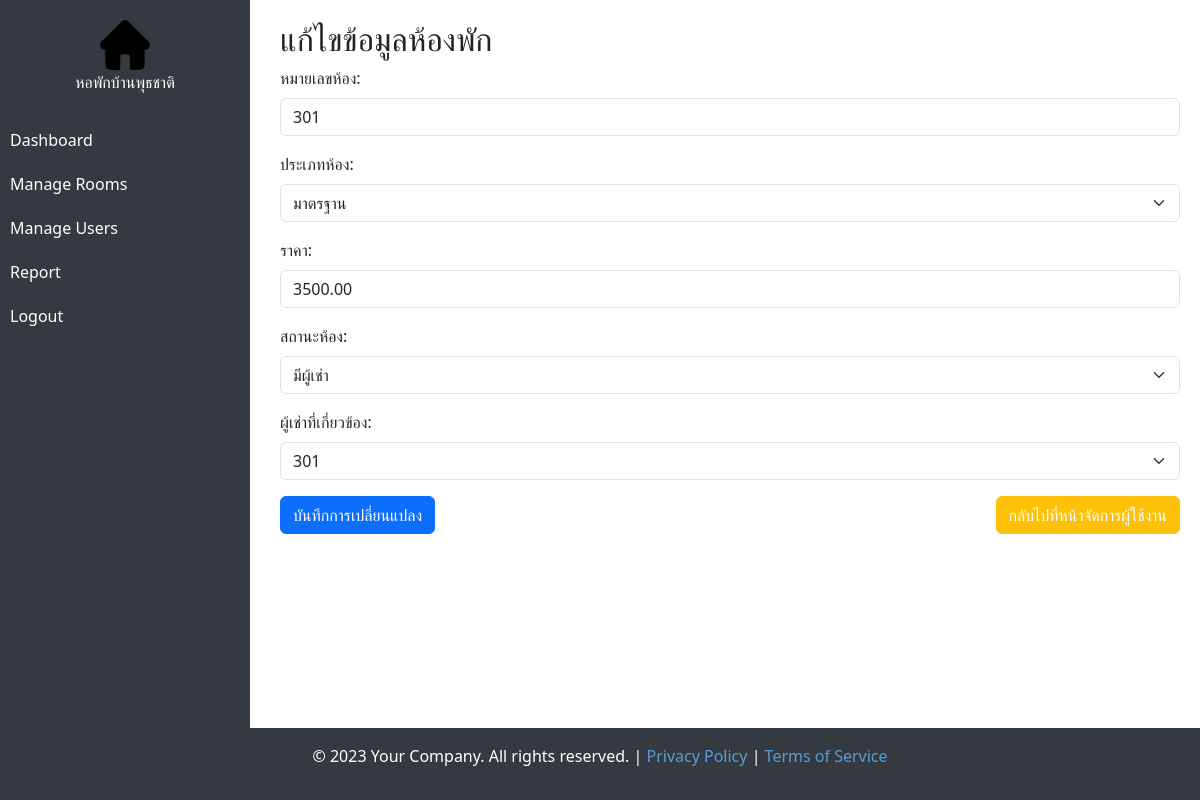
Page /admin/edit_room.php?id=1 (signed in) on the earlier database version.
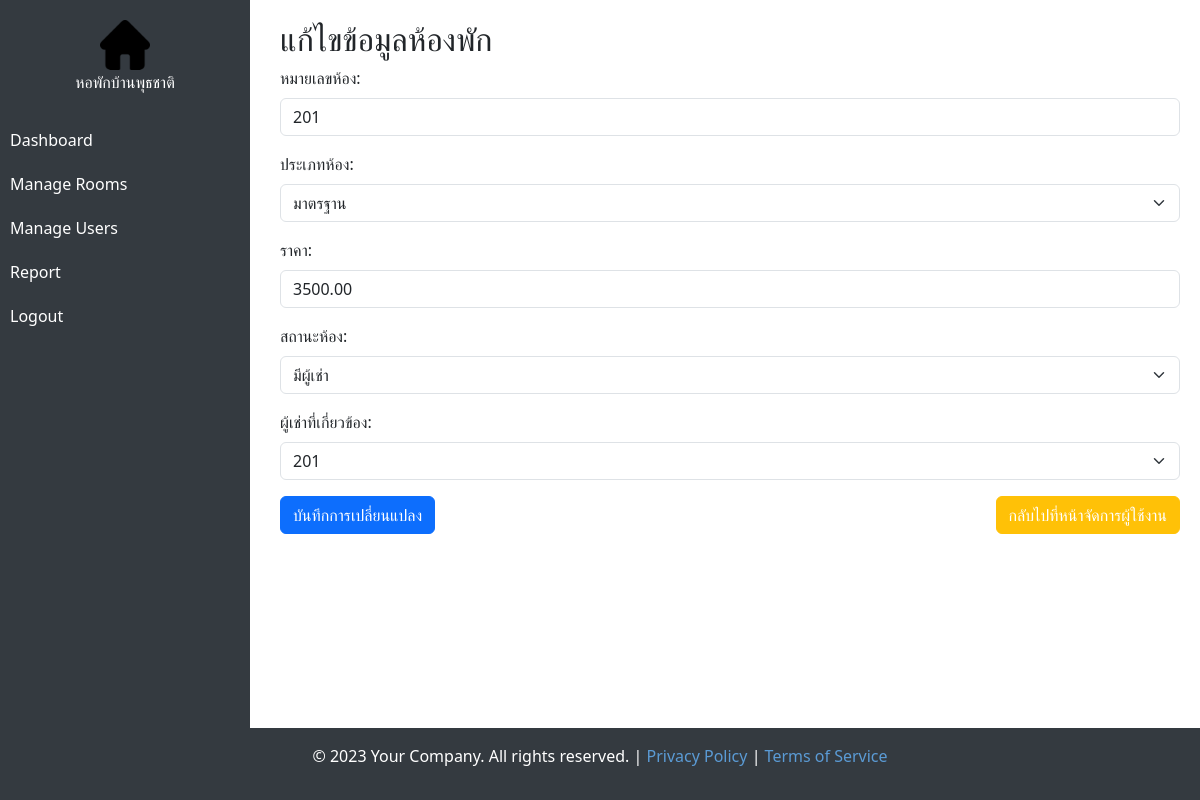
Same page on the later database version.
### tables this page shows
CREATE TABLE `rooms` (
  `id` int(11) NOT NULL,
  `room_number` varchar(10) NOT NULL,
  `type` enum('standard','deluxe','vip') NOT NULL,
  `price` decimal(10,2) NOT NULL,
  `status` enum('available','reserved','occupied') DEFAULT 'available',
  `tenant_id` int(11) DEFAULT NULL
);

CREATE TABLE `users` (
  `id` int(11) NOT NULL,
  `username` varchar(50) NOT NULL,
  `password` varchar(255) NOT NULL,
  `role` enum('admin','owner','staff','tenant') NOT NULL,
  `full_name` varchar(100) NOT NULL,
  `phone` varchar(20) DEFAULT NULL,
  `email` varchar(100) DEFAULT NULL,
  `created_at` timestamp NOT NULL DEFAULT current_timestamp()
);

### admin/edit_room.php (the view, shortened to what this page needs)
<?php
include("../config/database.php");
$room_id = $_GET['id'];
$stmt = $conn->prepare("SELECT * FROM rooms WHERE id = ?");
$stmt->bind_param("i", $room_id);
$stmt->execute();
$result = $stmt->get_result();
$room = $result->fetch_assoc();
$user_query = $conn->query("SELECT id, username FROM users WHERE role = 'tenant'");
$users = $user_query->fetch_all(MYSQLI_ASSOC);
?>
<!DOCTYPE html>
<html lang="th">
<head>
    <link href="https://cdn.jsdelivr.net/npm/bootstrap@5.3.0/dist/css/bootstrap.min.css" rel="stylesheet">
</head>
<body>
    <div class="sidebar">
        <img src="../assets/images/home.png" alt="Logo" width="50">
        <center>หอพักบ้านพุธชาติ</center>
        <br>
        <a href="dashboard.php">Dashboard</a>
        <a href="manage_rooms.php">Manage Rooms</a>
        <a href="manage_users.php">Manage Users</a>
        <a href="reports.php">Report</a>
        <a href="../public/logout.php">Logout</a>
    </div>
    <div class="content">
        <h2>แก้ไขข้อมูลห้องพัก</h2>
        <form method="post" class="mb-4">
            <div class="mb-3">
                <label for="room_number" class="form-label">หมายเลขห้อง:</label>
                <input type="text" name="room_number" id="room_number" class="form-control" value="<?= $room['room_number'] ?>" required readonly>
            </div>
            <div class="mb-3">
                <label for="type" class="form-label">ประเภทห้อง:</label>
                <select name="type" id="type" class="form-select" required>
                    <option value="standard" <?= $room['type'] == 'standard' ? 'selected' : '' ?>>มาตรฐาน</option>
                </select>
            </div>
            <div class="mb-3">
                <label for="price" class="form-label">ราคา:</label>
                <input type="number" step="0.01" name="price" id="price" class="form-control" value="<?= $room['price'] ?>" required>
            </div>
            <div class="mb-3">
                <label for="status" class="form-label">สถานะห้อง:</label>
                <select name="status" id="status" class="form-select" required>
                    <option value="occupied" <?= $room['status'] == 'occupied' ? 'selected' : '' ?>>มีผู้เช่า</option>
                </select>
            </div>
            <div class="mb-3">
                <label for="tenant_id" class="form-label">ผู้เช่าที่เกี่ยวข้อง:</label>
                <select name="tenant_id" id="tenant_id" class="form-select">
                    <?php foreach ($users as $user): ?>
                        <option value="<?= $user['id'] ?>" <?= $room['tenant_id'] == $user['id'] ? 'selected' : '' ?>>
                            <?= $user['username'] ?>
                        </option>
                    <?php endforeach; ?>
                </select>
            </div>
            <button type="submit" class="btn btn-primary">บันทึกการเปลี่ยนแปลง</button>
            <button class="btn btn-warning float-end">
            <a href="manage_users.php" style="color: white; text-decoration: none;">กลับไปที่หน้าจัดการผู้ใช้งาน</a>
        </form>
    </div>
    <div class="footer">
        <p>&copy; 2023 Your Company. All rights reserved. | <a href="#">Privacy Policy</a> | <a href="#">Terms of Service</a></p>
    </div>
</body>
</html>

Differences in the rows shown:
changed rooms "มีผู้เช่า": room_number "301" → "201"; type (not shown) → "มาตรฐาน"; tenant_id "301" → "201"
Other differences:
form field type: "มาตรฐาน" → (not shown)
